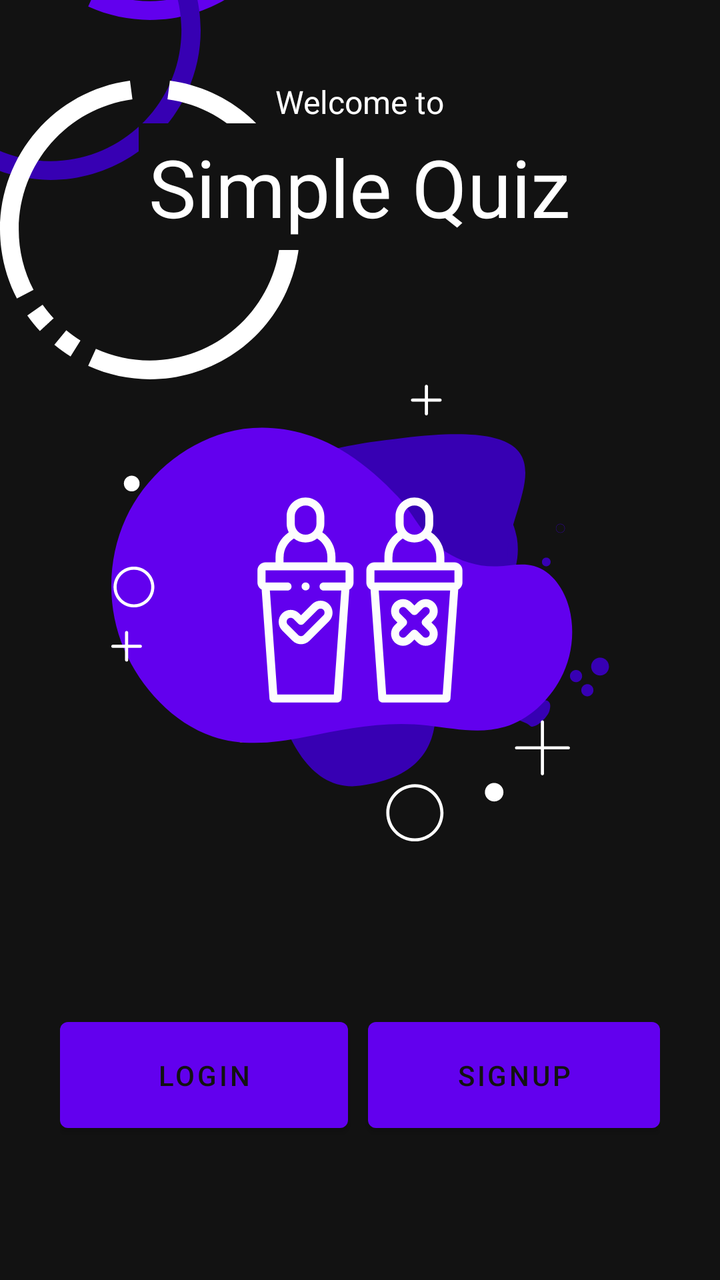
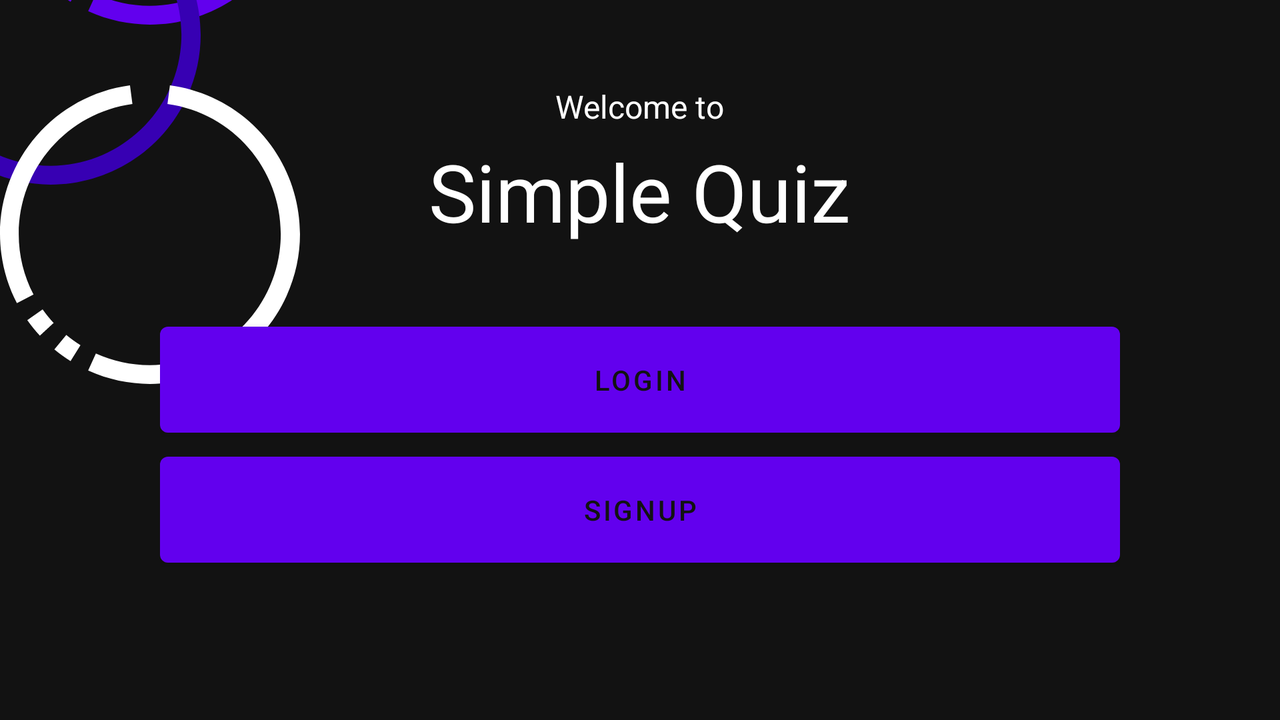

First picture: res/layout/ on a phone held upright. Second picture: the repository's own variant of that layout, on a device whose configuration matches the variant's folder. Source for both follows.
<!-- AndroidManifest.xml: application theme Theme.Quzinator -->
<!-- res/layout/main_activity.xml -->
<?xml version="1.0" encoding="utf-8"?>
<RelativeLayout xmlns:android="http://schemas.android.com/apk/res/android"
    xmlns:app="http://schemas.android.com/apk/res-auto"
    xmlns:tools="http://schemas.android.com/tools"
    android:layout_width="match_parent"
    android:layout_height="match_parent"
    tools:context=".MainActivity"
    android:layout_gravity="center"
    android:gravity="center"
    tools:ignore="HardcodedText">
    <ImageView
        android:layout_width="150dp"
        android:layout_height="150dp"
        android:layout_marginTop="-180dp"
        android:src="@drawable/ic_circle_primary" />
    <ImageView
        android:layout_width="150dp"
        android:layout_height="150dp"
        android:layout_marginTop="-100dp"
        android:layout_marginLeft="-50dp"
        android:src="@drawable/ic_circle_primary_dark"
        android:layout_marginStart="-50dp" />
    <ImageView
        android:layout_width="150dp"
        android:layout_height="150dp"
        android:src="@drawable/ic_circle_primary_light" />
    <TextView
        android:id="@+id/text"
        android:layout_width="wrap_content"
        android:layout_height="wrap_content"
        android:text="Welcome to"
        android:textSize="16sp"
        android:textAlignment="center"
        android:gravity="center_horizontal"
        android:layout_centerHorizontal="true"
        android:background="@color/background" />
    <TextView
        android:id="@+id/title"
        android:layout_width="wrap_content"
        android:layout_height="wrap_content"
        android:layout_below="@+id/text"
        android:text="@string/app_name"
        android:textSize="40sp"
        android:textAlignment="center"
        android:gravity="center_horizontal"
        android:layout_centerHorizontal="true"
        android:background="@color/background"
        android:padding="5dp"/>
    <ImageView
        android:id="@id/image"
        android:layout_width="match_parent"
        android:layout_height="250dp"
        android:layout_below="@+id/title"
        android:layout_marginVertical="50dp"
        android:src="@drawable/ic_select" />
    <LinearLayout
        android:layout_width="match_parent"
        android:layout_height="wrap_content"
        android:layout_below="@+id/image"
        android:layout_margin="30dp">
        <Button
            android:id="@+id/login"
            android:layout_marginRight="5dp"
            android:layout_width="wrap_content"
            android:layout_height="65dp"
            android:layout_weight="1"
            android:onClick="login"
            android:text="Login"
            android:layout_marginEnd="5dp" />
        <Button
            android:id="@+id/signup"
            android:layout_marginLeft="5dp"
            android:layout_width="wrap_content"
            android:layout_height="65dp"
            android:layout_weight="1"
            android:onClick="signup"
            android:text="Signup"
            android:layout_marginStart="5dp" />
    </LinearLayout>
</RelativeLayout>
<!-- resources referenced by this layout -->
<resources>
  <color name="background">#121212</color>
  <!-- drawable ic_circle_primary (drawable) -->
  <vector xmlns:android="http://schemas.android.com/apk/res/android"
      android:width="512dp"
      android:height="512dp"
      android:viewportWidth="512.195"
      android:viewportHeight="512.195">
    <path
        android:pathData="M46.615,402.03c6.549,9.313 13.718,18.176 21.456,26.528l23.472,-21.728c-6.767,-7.3 -13.038,-15.045 -18.768,-23.184L46.615,402.03z"
        android:fillColor="#6200ee"/>
    <path
        android:pathData="M32.007,254.83c0.178,-112.07 83.047,-206.811 194.096,-221.904l-4.192,-31.728C81.787,20.041 -16.53,148.91 2.314,289.033c3.942,29.31 12.932,57.716 26.573,83.957l28.368,-14.784C40.563,326.311 31.897,290.828 32.007,254.83z"
        android:fillColor="#6200ee"/>
    <path
        android:pathData="M92.807,452.03c8.765,7.252 17.995,13.923 27.632,19.968l16.976,-27.2c-8.448,-5.292 -16.535,-11.139 -24.208,-17.504L92.807,452.03z"
        android:fillColor="#6200ee"/>
    <path
        android:pathData="M361.761,21.742c-22.756,-10.308 -46.898,-17.229 -71.658,-20.544l-4.192,31.728c122.555,16.88 208.221,129.915 191.341,252.469C462.017,396.001 367.656,478.501 256.007,478.83c-31.831,0.078 -63.306,-6.694 -92.288,-19.856l-13.216,29.152c128.788,58.337 280.484,1.225 338.821,-127.563C547.661,231.775 490.549,80.079 361.761,21.742z"
        android:fillColor="#6200ee"/>
  </vector>
  <!-- drawable ic_circle_primary_light (drawable) -->
  <vector xmlns:android="http://schemas.android.com/apk/res/android"
      android:width="512dp"
      android:height="512dp"
      android:viewportWidth="512.195"
      android:viewportHeight="512.195">
    <path
        android:pathData="M46.615,402.03c6.549,9.313 13.718,18.176 21.456,26.528l23.472,-21.728c-6.767,-7.3 -13.038,-15.045 -18.768,-23.184L46.615,402.03z"
        android:fillColor="#fff"/>
    <path
        android:pathData="M32.007,254.83c0.178,-112.07 83.047,-206.811 194.096,-221.904l-4.192,-31.728C81.787,20.041 -16.53,148.91 2.314,289.033c3.942,29.31 12.932,57.716 26.573,83.957l28.368,-14.784C40.563,326.311 31.897,290.828 32.007,254.83z"
        android:fillColor="#fff"/>
    <path
        android:pathData="M92.807,452.03c8.765,7.252 17.995,13.923 27.632,19.968l16.976,-27.2c-8.448,-5.292 -16.535,-11.139 -24.208,-17.504L92.807,452.03z"
        android:fillColor="#fff"/>
    <path
        android:pathData="M361.761,21.742c-22.756,-10.308 -46.898,-17.229 -71.658,-20.544l-4.192,31.728c122.555,16.88 208.221,129.915 191.341,252.469C462.017,396.001 367.656,478.501 256.007,478.83c-31.831,0.078 -63.306,-6.694 -92.288,-19.856l-13.216,29.152c128.788,58.337 280.484,1.225 338.821,-127.563C547.661,231.775 490.549,80.079 361.761,21.742z"
        android:fillColor="#fff"/>
  </vector>
  <string name="app_name">Simple Quiz</string>
  <style name="Theme.Quzinator" parent="Theme.MaterialComponents.NoActionBar">
          
          <item name="colorPrimary">@color/purple_500</item>
          <item name="colorPrimaryVariant">@color/purple_700</item>
          <item name="colorOnPrimary">@color/black</item>
          
          <item name="colorSecondary">@color/teal_200</item>
          <item name="colorSecondaryVariant">@color/teal_200</item>
          <item name="colorOnSecondary">@color/black</item>
          
          <item name="android:statusBarColor" tools:targetApi="l">@color/black</item>
          <item name="android:textColor">@color/white</item>
      </style>
  <color name="purple_500">#FF6200EE</color>
  <color name="purple_700">#FF3700B3</color>
  <color name="black">#121212</color>
  <color name="teal_200">#FF03DAC5</color>
  <color name="white">#FFFFFFFF</color>
</resources>
<!-- res/layout-land/main_activity.xml (the repository's variant of the layout above) -->
<!-- drawn on the phone turned sideways -->
<?xml version="1.0" encoding="utf-8"?>
<RelativeLayout xmlns:android="http://schemas.android.com/apk/res/android"
    xmlns:app="http://schemas.android.com/apk/res-auto"
    xmlns:tools="http://schemas.android.com/tools"
    android:layout_width="match_parent"
    android:layout_height="match_parent"
    tools:context=".MainActivity"
    android:layout_gravity="center"
    android:gravity="center"
    tools:ignore="HardcodedText">
    <ImageView
        android:layout_width="150dp"
        android:layout_height="150dp"
        android:layout_marginTop="-180dp"
        android:src="@drawable/ic_circle_primary" />
    <ImageView
        android:layout_width="150dp"
        android:layout_height="150dp"
        android:layout_marginTop="-100dp"
        android:layout_marginLeft="-50dp"
        android:src="@drawable/ic_circle_primary_dark"
        android:layout_marginStart="-50dp" />
    <ImageView
        android:layout_width="150dp"
        android:layout_height="150dp"
        android:src="@drawable/ic_circle_primary_light" />
    <TextView
        android:id="@+id/text"
        android:layout_width="wrap_content"
        android:layout_height="wrap_content"
        android:text="Welcome to"
        android:textSize="16sp"
        android:textAlignment="center"
        android:gravity="center_horizontal"
        android:layout_centerHorizontal="true"
        android:background="@color/background" />
    <TextView
        android:id="@+id/title"
        android:layout_width="wrap_content"
        android:layout_height="wrap_content"
        android:layout_below="@+id/text"
        android:text="@string/app_name"
        android:textSize="40sp"
        android:textAlignment="center"
        android:gravity="center_horizontal"
        android:layout_centerHorizontal="true"
        android:background="@color/background"
        android:padding="5dp"/>
    <LinearLayout
        android:layout_width="match_parent"
        android:layout_height="wrap_content"
        android:layout_below="@+id/title"
        android:layout_margin="30dp"
        android:paddingHorizontal="50dp"
        android:orientation="vertical">
        <Button
            android:id="@+id/login"
            android:layout_width="match_parent"
            android:layout_height="65dp"
            android:layout_weight="1"
            android:onClick="login"
            android:text="Login" />
        <Button
            android:id="@+id/signup"
            android:layout_width="match_parent"
            android:layout_height="65dp"
            android:layout_weight="1"
            android:onClick="signup"
            android:text="Signup" />
    </LinearLayout>
</RelativeLayout>
